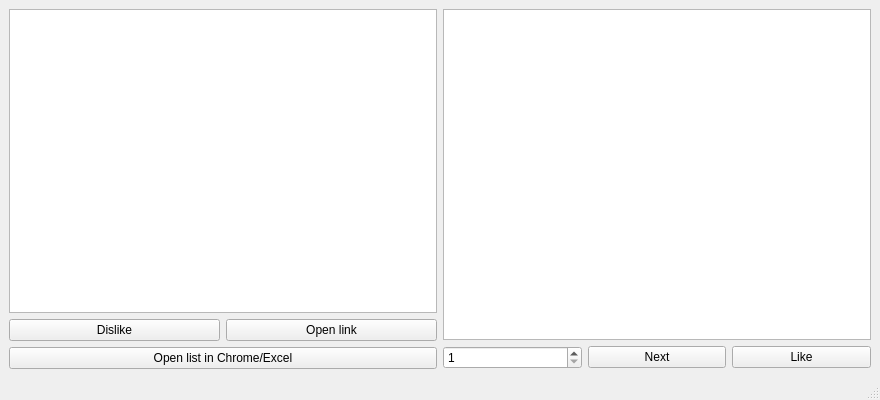
<?xml version="1.0" encoding="UTF-8"?>
<ui version="4.0">
 <class>UserWindow</class>
 <widget class="QMainWindow" name="UserWindow">
  <property name="geometry">
   <rect>
    <x>0</x>
    <y>0</y>
    <width>880</width>
    <height>400</height>
   </rect>
  </property>
  <property name="windowTitle">
   <string>Your shortlist</string>
  </property>
  <widget class="QWidget" name="centralwidget">
   <layout class="QHBoxLayout" name="horizontalLayout_3">
    <item>
     <layout class="QVBoxLayout" name="verticalLayout_2">
      <item>
       <widget class="QListWidget" name="allEventsList"/>
      </item>
      <item>
       <layout class="QVBoxLayout" name="verticalLayout">
        <item>
         <layout class="QHBoxLayout" name="horizontalLayout">
          <item>
           <widget class="QPushButton" name="dislikeButton">
            <property name="text">
             <string>Dislike</string>
            </property>
           </widget>
          </item>
          <item>
           <widget class="QPushButton" name="openLinkButton">
            <property name="text">
             <string>Open link</string>
            </property>
           </widget>
          </item>
         </layout>
        </item>
        <item>
         <widget class="QPushButton" name="openListExternallyButton">
          <property name="text">
           <string>Open list in Chrome/Excel</string>
          </property>
         </widget>
        </item>
       </layout>
      </item>
     </layout>
    </item>
    <item>
     <layout class="QVBoxLayout" name="verticalLayout_3">
      <item>
       <widget class="QTextBrowser" name="eventsParserText"/>
      </item>
      <item>
       <layout class="QHBoxLayout" name="horizontalLayout_2">
        <item>
         <widget class="QSpinBox" name="monthInput">
          <property name="minimum">
           <number>1</number>
          </property>
          <property name="maximum">
           <number>12</number>
          </property>
         </widget>
        </item>
        <item>
         <widget class="QPushButton" name="parserNext">
          <property name="text">
           <string>Next</string>
          </property>
         </widget>
        </item>
        <item>
         <widget class="QPushButton" name="parserLike">
          <property name="text">
           <string>Like</string>
          </property>
         </widget>
        </item>
       </layout>
      </item>
     </layout>
    </item>
   </layout>
  </widget>
  <widget class="QMenuBar" name="menubar">
   <property name="geometry">
    <rect>
     <x>0</x>
     <y>0</y>
     <width>880</width>
     <height>22</height>
    </rect>
   </property>
  </widget>
  <widget class="QStatusBar" name="statusbar"/>
 </widget>
 <resources/>
 <connections/>
</ui>
